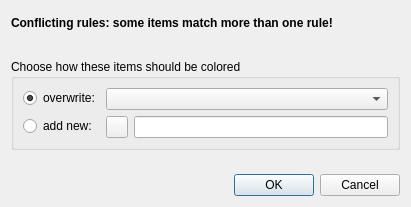
<?xml version="1.0" encoding="UTF-8"?>
<ui version="4.0">
 <class>ColorRuleConflictDialog</class>
 <widget class="QDialog" name="ColorRuleConflictDialog"><property name="surfaceRole" stdset="0"><string>panel</string></property>
  <property name="geometry">
   <rect>
    <x>0</x>
    <y>0</y>
    <width>411</width>
    <height>207</height>
   </rect>
  </property>
  <property name="minimumSize">
   <size>
    <width>0</width>
    <height>0</height>
   </size>
  </property>
  <property name="windowTitle">
   <string>Color Rule Conflict</string>
  </property>
  <layout class="QVBoxLayout" name="layout_dialog">
   <property name="spacing">
    <number>24</number>
   </property>
   <item>
    <widget class="QLabel" name="label_title">
     <property name="styleSheet">
      <string>font-weight: 600;</string>
     </property>
     <property name="text">
      <string>Conflicting rules: some items match more than one rule!</string>
     </property>
    </widget>
   </item>
   <item>
    <widget class="QGroupBox" name="groupBox"><property name="surfaceRole" stdset="0"><string>group</string></property>
     <property name="minimumSize">
      <size>
       <width>0</width>
       <height>0</height>
      </size>
     </property>
     <property name="title">
      <string>Choose how these items should be colored</string>
     </property>
     <layout class="QVBoxLayout" name="verticalLayout">
      <property name="spacing">
       <number>0</number>
      </property>
      <property name="leftMargin">
       <number>0</number>
      </property>
      <property name="topMargin">
       <number>0</number>
      </property>
      <property name="rightMargin">
       <number>0</number>
      </property>
      <property name="bottomMargin">
       <number>0</number>
      </property>
      <item>
       <widget class="QWidget" name="widget" native="true">
        <property name="sizePolicy">
         <sizepolicy hsizetype="Expanding" vsizetype="Preferred">
          <horstretch>0</horstretch>
          <verstretch>0</verstretch>
         </sizepolicy>
        </property>
        <layout class="QFormLayout" name="formLayout">
         <property name="fieldGrowthPolicy">
          <enum>QFormLayout::FieldGrowthPolicy::ExpandingFieldsGrow</enum>
         </property>
         <property name="labelAlignment">
          <set>Qt::AlignmentFlag::AlignLeading|Qt::AlignmentFlag::AlignLeft|Qt::AlignmentFlag::AlignVCenter</set>
         </property>
         <item row="0" column="0">
          <widget class="QRadioButton" name="radio_prioritize_rule">
           <property name="sizePolicy">
            <sizepolicy hsizetype="Fixed" vsizetype="Fixed">
             <horstretch>0</horstretch>
             <verstretch>0</verstretch>
            </sizepolicy>
           </property>
           <property name="text">
            <string>overwrite:</string>
           </property>
           <property name="checked">
            <bool>true</bool>
           </property>
          </widget>
         </item>
         <item row="0" column="1">
          <widget class="QComboBox" name="combo_priority_rule">
           <property name="sizePolicy">
            <sizepolicy hsizetype="Expanding" vsizetype="Fixed">
             <horstretch>0</horstretch>
             <verstretch>0</verstretch>
            </sizepolicy>
           </property>
          </widget>
         </item>
         <item row="1" column="0">
          <widget class="QRadioButton" name="radio_overlap_color">
           <property name="sizePolicy">
            <sizepolicy hsizetype="Fixed" vsizetype="Fixed">
             <horstretch>0</horstretch>
             <verstretch>0</verstretch>
            </sizepolicy>
           </property>
           <property name="text">
            <string>add new:</string>
           </property>
          </widget>
         </item>
         <item row="1" column="1">
          <layout class="QHBoxLayout" name="horizontalLayout">
           <item>
            <widget class="QToolButton" name="button_overlap_color">
             <property name="minimumSize">
              <size>
               <width>22</width>
               <height>22</height>
              </size>
             </property>
             <property name="maximumSize">
              <size>
               <width>22</width>
               <height>22</height>
              </size>
             </property>
             <property name="toolTip">
              <string>Choose overlap color</string>
             </property>
             <property name="text">
              <string/>
             </property>
            </widget>
           </item>
           <item>
            <widget class="QLineEdit" name="line_new_condition"/>
           </item>
          </layout>
         </item>
        </layout>
       </widget>
      </item>
     </layout>
    </widget>
   </item>
   <item>
    <widget class="QDialogButtonBox" name="button_box">
     <property name="orientation">
      <enum>Qt::Orientation::Horizontal</enum>
     </property>
     <property name="standardButtons">
      <set>QDialogButtonBox::StandardButton::Cancel|QDialogButtonBox::StandardButton::Ok</set>
     </property>
    </widget>
   </item>
  </layout>
 </widget>
 <resources/>
 <connections/>
</ui>
